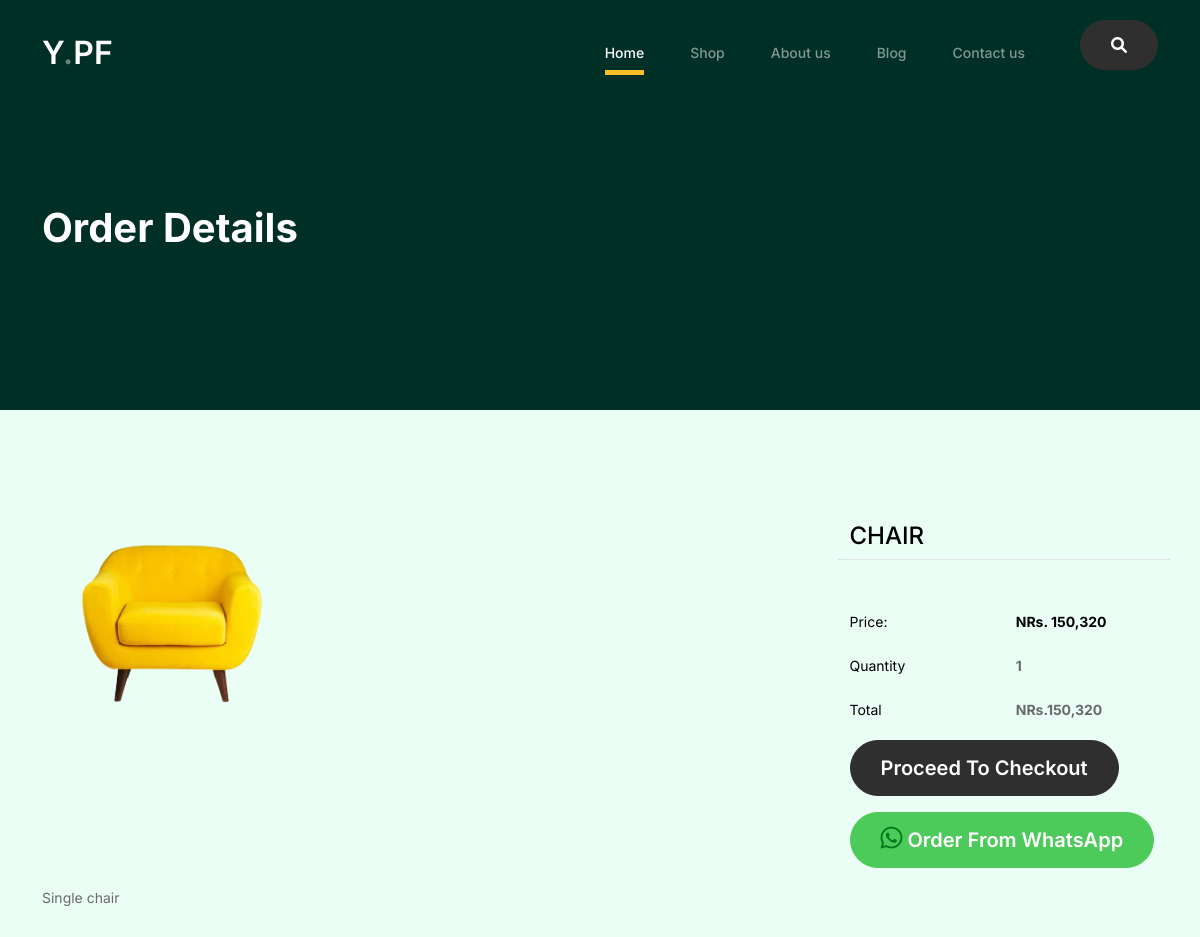
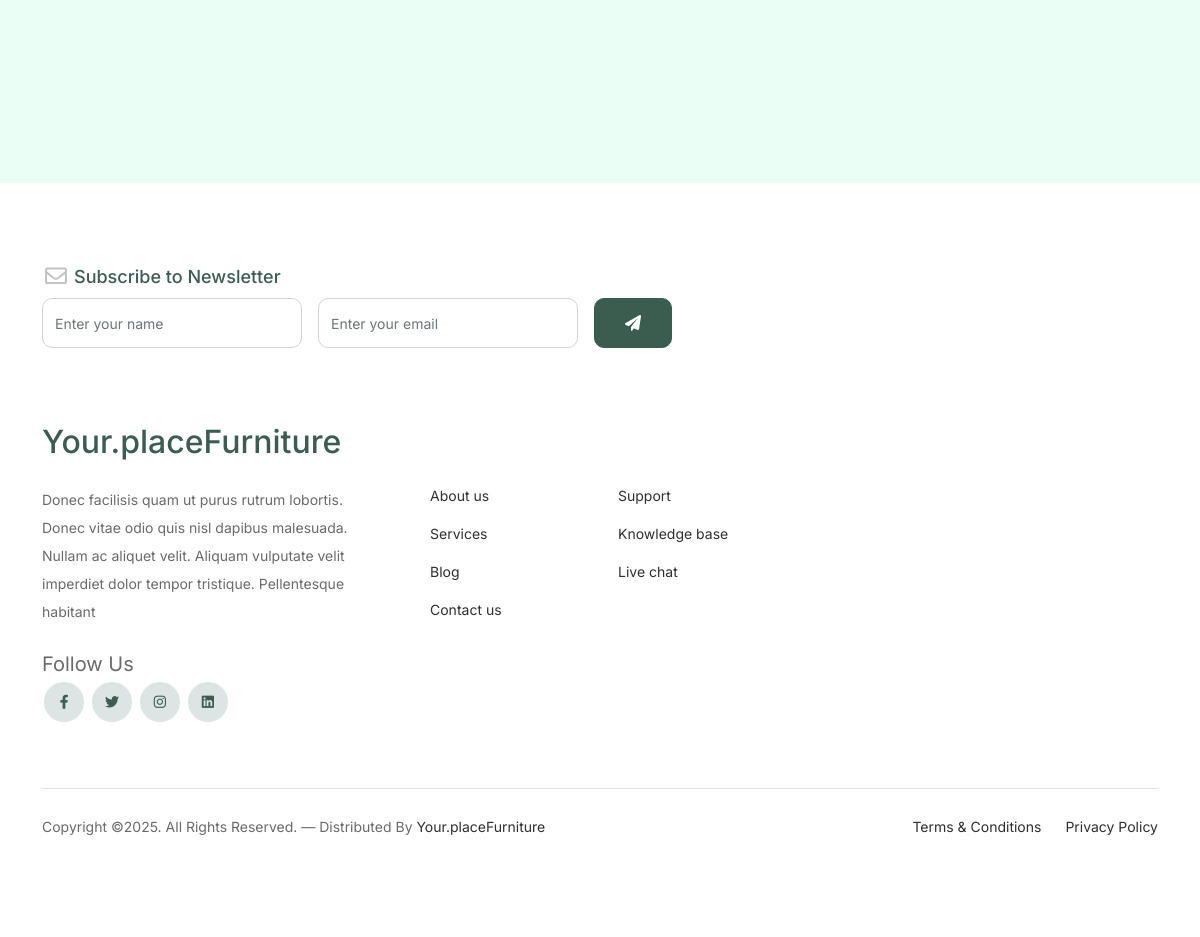
Page /orderdetail/chair on the committed database (2 pictures, top to bottom).
### App/models.py (models this page shows, shortened)
class Product(models.Model):
    product_name = models.CharField(max_length=200)
    slug = models.SlugField(unique=True)
    category = models.ForeignKey(Category, on_delete=models.CASCADE)
    selling_price = models.PositiveIntegerField()
    descriptions = models.TextField()
    product_images = models.ImageField(upload_to='ProductImages')
    created_at = models.DateTimeField(auto_now_add=True)

### App/views.py (the view)
# urls.py: path('orderdetail/<slug:slug>',views.OrderDetail, name='orderdetail'),
def OrderDetail(request,slug):
    selected_product = Product.objects.get(slug=slug)
    context = {
        'show_details':selected_product
    }
    return render(request, 'OrderDetail.html',context)

### App/templates/OrderDetail.html (shortened to what this page needs)
{% extends 'partial/base.html' %}
{% load static %}
{% block content %}
		<div class="hero">
			<div class="container">
				<div class="row justify-content-between">
					<div class="col-lg-5">
						<div class="intro-excerpt">
							<h1>Order Details</h1>
						</div>
					</div>
					<div class="col-lg-7">
					</div>
				</div>
			</div>
		</div>
	<div class="untree_co-section before-footer-section">
		<div class="container">
			<div class="row">
			  <div class="col-md-6">
				<div class="row mb-5">
				  <div class="col-md-6 mb-3 mb-md-0">
					<img src="{{show_details.product_images.url}}" alt="Image" class="img-fluid">
				  </div>
				</div>
			  </div>
			  <div class="col-md-6 pl-5">
				<div class="row justify-content-end">
				  <div class="col-md-7">
					<div class="row">
					  <div class="col-md-12 text-right border-bottom mb-5">
						<h3 class="text-black h4 text-uppercase"> {{show_details.product_name}} </h3>
					  </div>
					</div>
					<div class="row mb-3">
					  <div class="col-md-6">
						<span class="text-black">Price:</span>
					  </div>
					  <div class="col-md-6 text-right">
						<strong class="text-black" id="subtotal">NRs. {{show_details.selling_price | floatformat:'g' }} </strong>
					  </div>
					</div>
					<div class="row mb-3">
						<div class="col-md-6">
						  <span class="text-black">Quantity</span>
						</div>
						<div class="col-md-6 text-right">
						  <strong> 1</strong>
						</div>
					</div>
					<div class="row mb-3">
					  <div class="col-md-6">
						<span class="text-black">Total</span>
					  </div>
					  <div class="col-md-6 text-right">
						<strong> NRs.{{show_details.selling_price | floatformat:'g' }}</strong>
					  </div>
					</div>
					<div class="row">
					  <div class="col-md-12">
						<a href="{% url 'checkout' show_details.slug %}" class="btn btn-black btn-lg" >Proceed To Checkout</a>
					  </div>
					  <div class="col-md-12 py-3">
						<a href="https://wa.me/9779806158068?text=Product%20Name={{show_details.product_name}}%20,Quantity=1%20,NRs.={{show_details.selling_price | floatformat:'g' }}%20" target="_blank"  class="btn btn-green btn-lg whapsapp-btn" style="background-color: #4cca5a; border: 1px solid #4cca5a;" ><i class="fa-brands fa-whatsapp" style="color: #017919; font-size: 25px;"></i> Order From WhatsApp</a>
					  </div>
					</div>
				  </div>
				</div>
			  </div>
			  <div class="col-md-6">
				<p> {{show_details.descriptions}} </p>
			  </div>
			</div>
		</div>
	  </div>
{% endblock content %}

### App/static/css/style.css (style rules this page uses)
body { overflow-x: hidden; position: relative; }
body { font-family: "Inter", sans-serif; font-weight: 400; line-height: 28px; color: #6a6a6a; font-size: 14px; background-color: #ebfef5; }
a { text-decoration: none; -webkit-transition: .3s all ease; -o-transition: .3s all ease; transition: .3s all ease; color: #2f2f2f; text-decoration: underline; }
.hero { background: #003025; padding: calc(4rem - 30px) 0 0rem 0; }
@media (min-width: 768px) { .hero { padding: calc(4rem - 30px) 0 4rem 0; } }
@media (min-width: 992px) { .hero { padding: calc(8rem - 30px) 0 8rem 0; } }
.hero .intro-excerpt { position: relative; z-index: 4; }
@media (min-width: 992px) { .hero .intro-excerpt { max-width: 450px; } }
.hero h1 { font-weight: 700; color: #ffffff; margin-bottom: 30px; }
.btn { font-weight: 600; padding: 12px 30px; border-radius: 30px; color: #ffffff; background: #2f2f2f; border-color: #2f2f2f; }
.before-footer-section { padding: 7rem 0 12rem 0 !important; }
.untree_co-section { padding: 7rem 0; }

### rows in the picture
Product: product_images (picture), product_name "CHAIR", selling_price "150,320", descriptions "Single chair"
